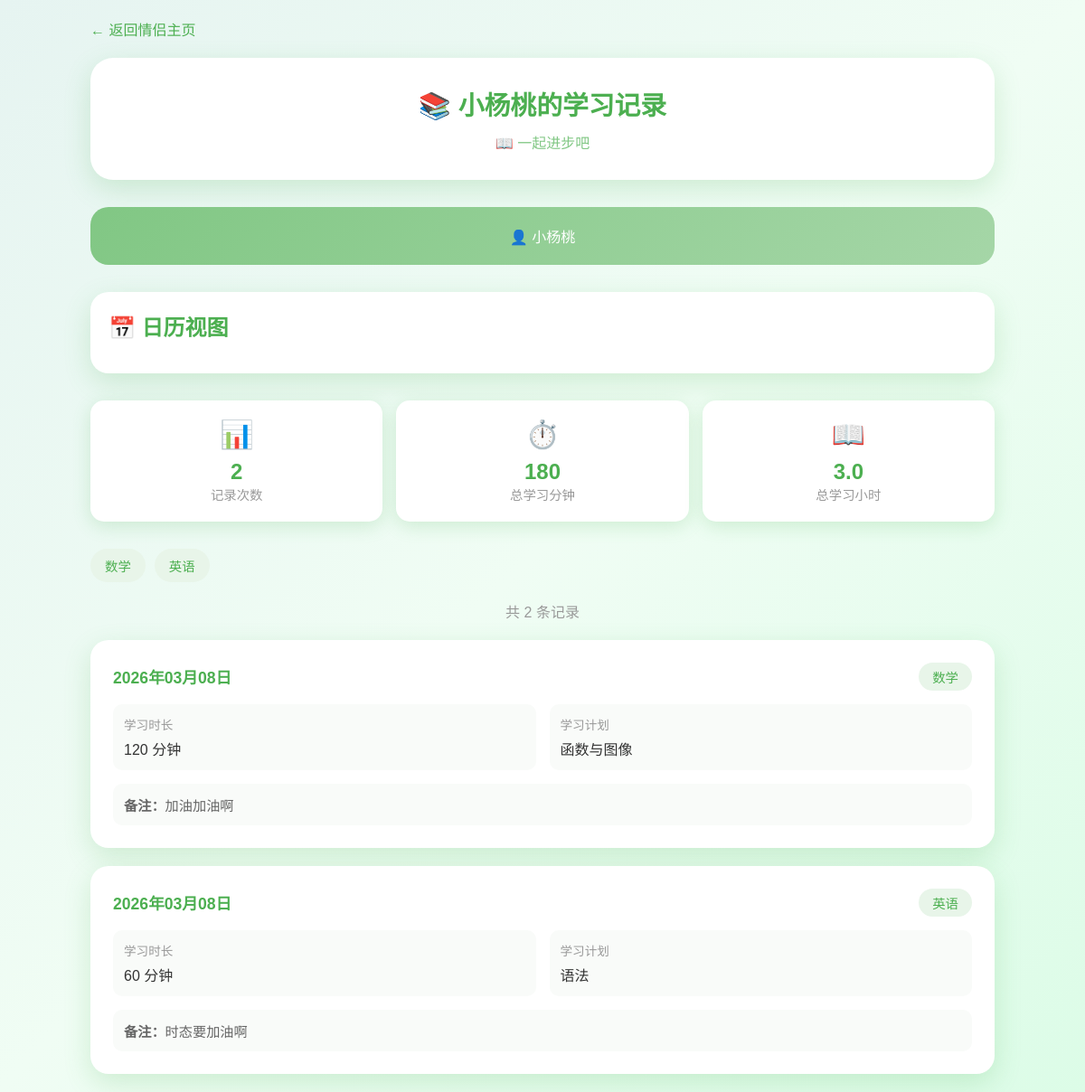
/partner/study (signed in), run on the app's committed database.
### app.py (models this page shows)
class User(UserMixin, db.Model):
    id = db.Column(db.Integer, primary_key=True)
    username = db.Column(db.String(80), unique=True, nullable=False)
    password_hash = db.Column(db.String(200), nullable=False)
    email = db.Column(db.String(120), unique=True)
    nickname = db.Column(db.String(80))
    phone = db.Column(db.String(20))
    birthday = db.Column(db.Date)
    avatar = db.Column(db.String(200))
    is_admin = db.Column(db.Boolean, default=False)  # 管理员标识
    partner_id = db.Column(db.Integer, db.ForeignKey('user.id'), nullable=True)  # 情侣绑定
    created_at = db.Column(db.DateTime, default=datetime.now)
    periods = db.relationship('Period', backref='user', lazy=True)
    partner = db.relationship('User', remote_side=[id], backref='partner_of_me')

class StudyRecord(db.Model):
    id = db.Column(db.Integer, primary_key=True)
    user_id = db.Column(db.Integer, db.ForeignKey('user.id'), nullable=False)
    user = db.relationship('User', backref='study_records')
    date = db.Column(db.Date, nullable=False)
    subject = db.Column(db.String(100), nullable=False)  # 学习科目
    duration = db.Column(db.Integer, nullable=False)      # 学习时长（分钟）
    plan = db.Column(db.Text)                             # 学习计划/内容
    notes = db.Column(db.Text)                             # 备注
    created_at = db.Column(db.DateTime, default=datetime.now)

### app.py (the view)
@app.route('/partner/study')
@login_required
def partner_study():
    if not current_user.partner_id:
        flash('请先绑定情侣！', 'error')
        return redirect(url_for('partner_page'))
    partner = User.query.get(current_user.partner_id)
    records = StudyRecord.query.filter_by(user_id=partner.id).order_by(StudyRecord.date.desc()).all()
    return render_template('partner_study.html', partner=partner, records=records)

### app.py (called while the page is built)
@login_manager.user_loader
def load_user(user_id):
    return User.query.get(int(user_id))

### templates/partner_study.html (shortened to what this page needs)
<!DOCTYPE html>
<html lang="zh-CN">
<head>
</head>
<body>
    <div class="container">
        <a href="{{ url_for('partner_page') }}" class="back-link">← 返回情侣主页</a>
        <div class="header">
            <h1>📚 {{ partner.username }}的学习记录</h1>
            <p class="subtitle">📖 一起进步吧</p>
        </div>
        <div class="partner-info">
            <span>👤 {{ partner.username }}</span>
        </div>
        <div class="calendar-container">
            <h2 style="color: #4CAF50; margin-bottom: 15px;">📅 日历视图</h2>
        </div>
        {% set total_duration = records|sum(attribute='duration') if records else 0 %}
        {% set subjects = records|map(attribute='subject')|unique|list if records else [] %}
        <div class="stats-grid">
            <div class="stat-card">
                <div class="icon">📊</div>
                <div class="stat-value">{{ records|length }}</div>
                <div class="stat-label">记录次数</div>
            </div>
            <div class="stat-card">
                <div class="icon">⏱️</div>
                <div class="stat-value">{{ total_duration }}</div>
                <div class="stat-label">总学习分钟</div>
            </div>
            <div class="stat-card">
                <div class="icon">📖</div>
                <div class="stat-value">{{ (total_duration / 60)|round(1) }}</div>
                <div class="stat-label">总学习小时</div>
            </div>
        </div>
        {% if subjects %}
        <div class="subjects-summary">
            {% for subject in subjects %}
            <span class="subject-tag">{{ subject }}</span>
            {% endfor %}
        </div>
        {% endif %}
        <div class="records-count">共 {{ records|length }} 条记录</div>
        {% if records %}
        <div class="records-grid">
            {% for record in records %}
            <div class="record-card">
                <div class="record-header">
                    <div class="record-date">
                        {{ record.date.strftime('%Y年%m月%d日') }}
                    </div>
                    <span class="subject-badge">{{ record.subject }}</span>
                </div>
                <div class="record-details">
                    <div class="detail-item">
                        <div class="detail-label">学习时长</div>
                        <div class="detail-value">{{ record.duration }} 分钟</div>
                    </div>
                    {% if record.plan %}
                    <div class="detail-item">
                        <div class="detail-label">学习计划</div>
                        <div class="detail-value">{{ record.plan[:50] }}{% if record.plan|length > 50 %}...{% endif %}</div>
                    </div>
                    {% endif %}
                </div>
                {% if record.notes %}
                <div class="notes">
                    <strong>备注：</strong>{{ record.notes }}
                </div>
                {% endif %}
            </div>
            {% endfor %}
        </div>
        {% else %}
        <div class="empty-state">
            <div class="icon">📚</div>
            <h3>暂无学习记录</h3>
            <p>{{ partner.username }}还没有记录学习哦</p>
        </div>
        {% endif %}
    </div>
    <link href="https://cdn.jsdelivr.net/npm/fullcalendar@6.1.8/main.min.css" rel="stylesheet">
</body>
</html>

### templates/partner_study.html (style rules this page uses)
* { margin: 0; padding: 0; box-sizing: border-box; }
body { font-family: 'Noto Sans SC', sans-serif; background: linear-gradient(135deg, #e6f4f1 0%, #f0fdf4 50%, #dcfce7 100%); min-height: 100vh; padding: 20px; }
.container { max-width: 1000px; margin: 0 auto; }
.header { text-align: center; padding: 30px; background: white; border-radius: 25px; box-shadow: 0 10px 30px rgba(76, 175, 80, 0.2); margin-bottom: 30px; }
.header h1 { color: #4CAF50; font-size: 1.8em; }
.header .subtitle { color: #81C784; margin-top: 10px; }
.back-link { display: inline-block; margin-bottom: 20px; color: #4CAF50; text-decoration: none; }
.partner-info { background: linear-gradient(135deg, #81C784 0%, #A5D6A7 100%); border-radius: 20px; padding: 20px; margin-bottom: 30px; text-align: center; color: white; }
.stats-grid { display: grid; grid-template-columns: repeat(auto-fit, minmax(150px, 1fr)); gap: 15px; margin-bottom: 30px; }
.stat-card { background: white; border-radius: 15px; padding: 20px; text-align: center; box-shadow: 0 5px 20px rgba(76, 175, 80, 0.2); }
.stat-card .icon { font-size: 30px; margin-bottom: 10px; }
.stat-value { font-size: 1.5em; font-weight: bold; color: #4CAF50; }
.stat-label { color: #999; font-size: 0.9em; }
.records-grid { display: grid; gap: 20px; }
.record-card { background: white; border-radius: 20px; padding: 25px; box-shadow: 0 10px 30px rgba(76, 175, 80, 0.2); transition: transform 0.3s; }
.record-header { display: flex; justify-content: space-between; align-items: center; margin-bottom: 15px; }
.record-date { font-size: 1.1em; font-weight: bold; color: #4CAF50; }
.subject-badge { padding: 5px 15px; border-radius: 20px; font-size: 0.9em; background: #E8F5E9; color: #4CAF50; }
.record-details { display: grid; grid-template-columns: repeat(auto-fit, minmax(150px, 1fr)); gap: 15px; margin-top: 15px; }
.detail-item { background: #f9fbf9; border-radius: 10px; padding: 12px; }
.detail-label { color: #999; font-size: 0.85em; margin-bottom: 5px; }
.detail-value { color: #333; font-weight: 500; }
.notes { background: #f9fbf9; border-radius: 10px; padding: 12px; margin-top: 15px; color: #666; font-size: 0.95em; }
.records-count { text-align: center; color: #999; margin-bottom: 20px; }
.calendar-container { background: white; border-radius: 20px; padding: 20px; box-shadow: 0 10px 30px rgba(76, 175, 80, 0.2); margin-bottom: 30px; }
.subjects-summary { display: flex; flex-wrap: wrap; gap: 10px; margin-bottom: 20px; }
.subject-tag { background: #E8F5E9; color: #4CAF50; padding: 8px 16px; border-radius: 20px; font-size: 0.9em; }

### data on the page
User: username "小杨桃"
StudyRecord: subject "数学", date "2026年03月08日", duration "120", plan "函数与图像", notes "加油加油啊"
StudyRecord: subject "英语", date "2026年03月08日", duration "60", plan "语法", notes "时态要加油啊"

### other printed values
{{ records|length }} "2"
{{ total_duration }} "180"
{{ (total_duration / 60)|round(1) }} "3.0"
